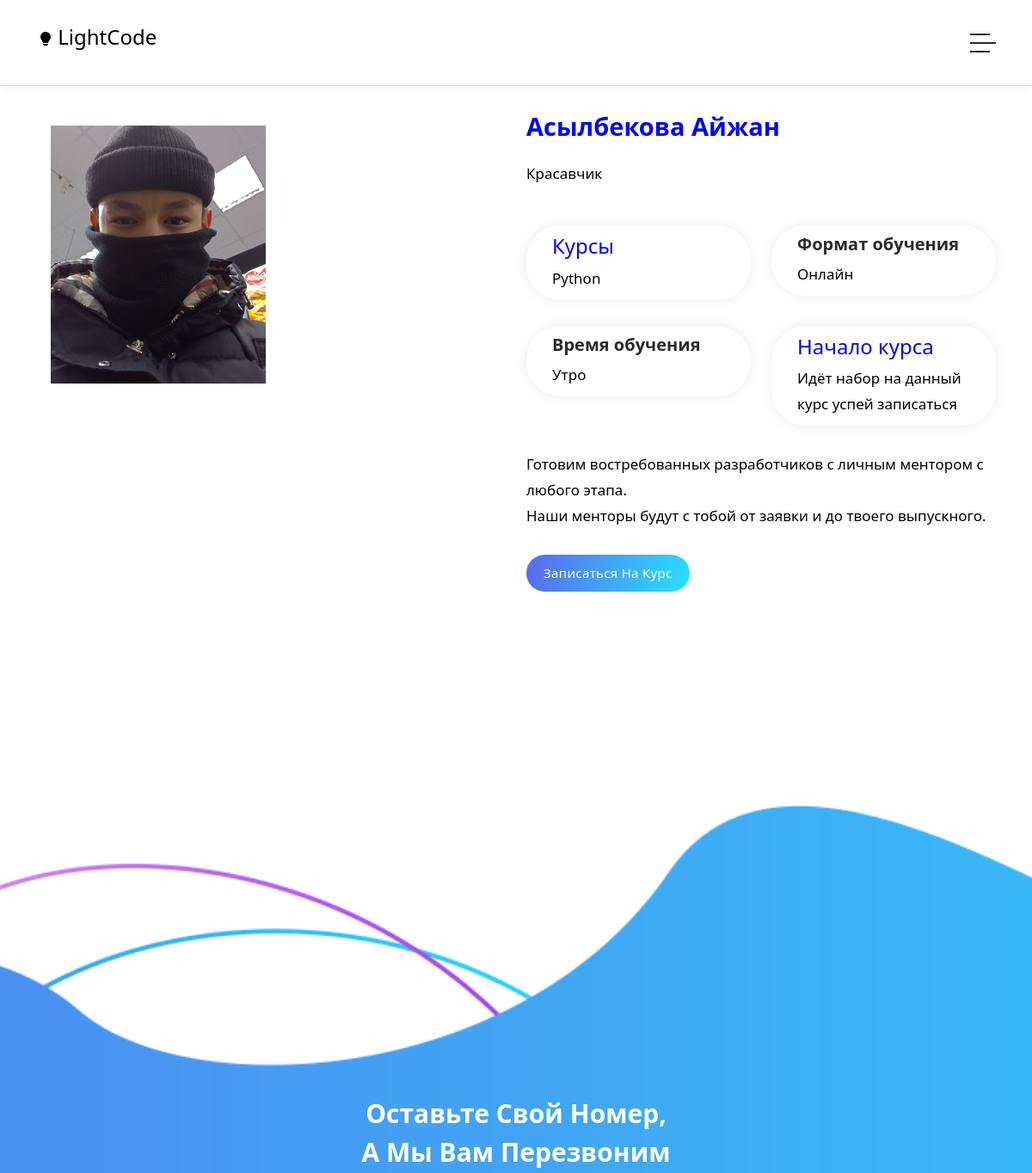
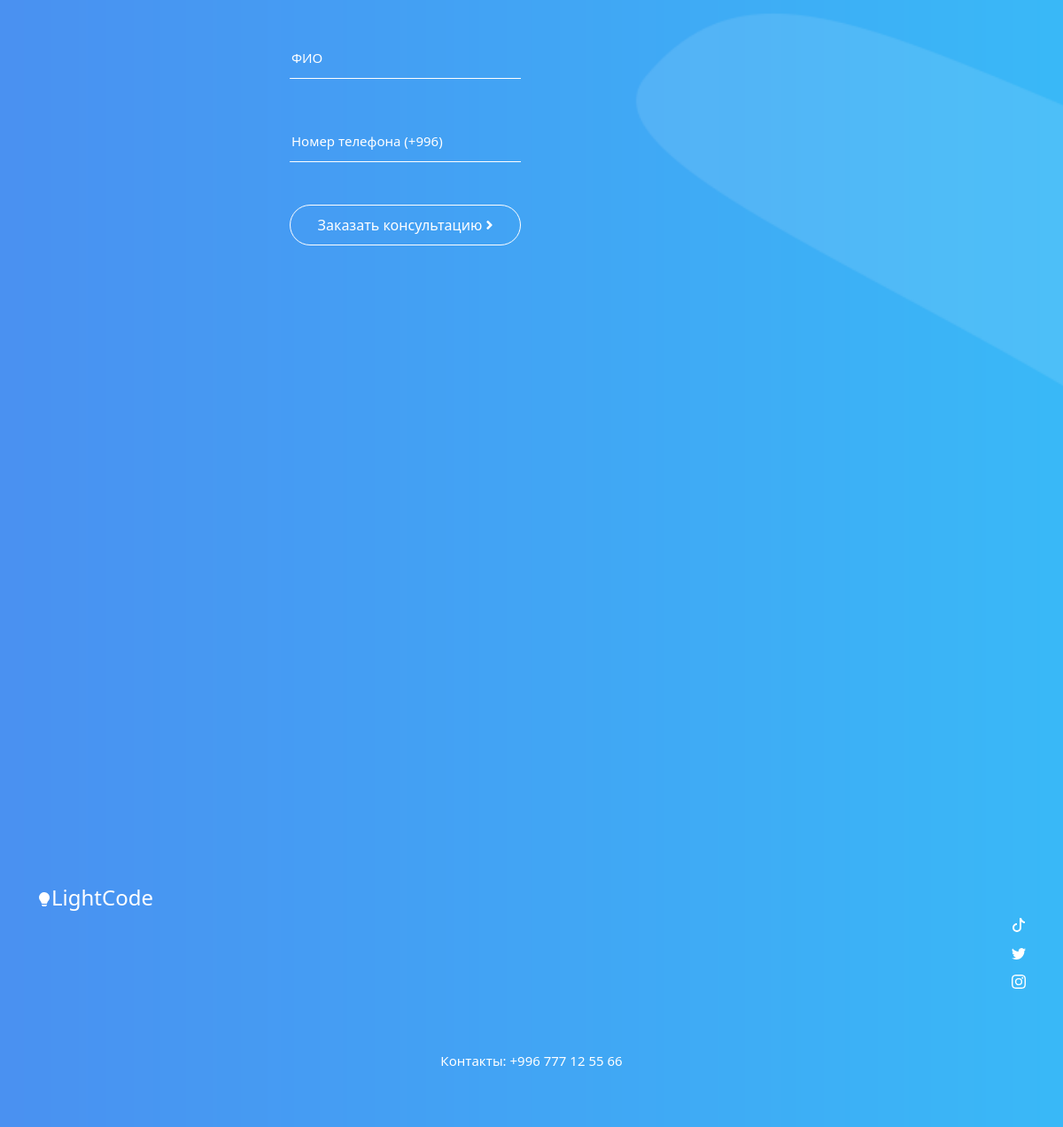
The app's page /ru/employee_detail/1/ with its own data (2 pictures, top to bottom).
### srm/models.py (models this page shows, shortened)
class Employee(models.Model):
    full_name = models.CharField(max_length=123, verbose_name='ФИО')
    image = models.ImageField(upload_to='media/image', verbose_name='Фотография')
    role = models.ForeignKey(Role, on_delete=models.CASCADE, verbose_name='Роль')
    salary = models.DecimalField(decimal_places=2, max_digits=12, default=0.00, verbose_name='Зарплата')
    description = models.TextField(verbose_name=('Описание для Лэндинга'), blank=True, null=True)
    course = models.ManyToManyField(Course, verbose_name='Курс', blank=True, null=True)
    studying_time = models.ManyToManyField(StudyingTime, verbose_name='Время обучения', blank=True, null=True)
    format = models.ManyToManyField(LearningFormat, verbose_name='Формат обучения', blank=True, null=True)
    created_date = models.DateTimeField(auto_now_add=True, verbose_name='Дата создания')
    is_active = models.BooleanField(default=True, verbose_name='Активен')
    class Meta:
        verbose_name = 'Сотрудник'
        verbose_name_plural = 'Сотрудники'

class LearningFormat(models.Model):
    title = models.CharField(max_length=50, verbose_name='Название')
    class Meta:
        verbose_name = 'Формат обучения'
        verbose_name_plural = 'Форматы обучения'

### landing/models.py (models this page shows, shortened)
class CourseForLanding(models.Model):
    title = models.CharField(max_length=123, verbose_name=('Название'))
    slug = models.SlugField()
    cover = models.ImageField(upload_to='media/image/', verbose_name=('Обложка'))
    description = models.TextField(verbose_name=('Описание о языке'))
    studying_time = models.ManyToManyField(StudyingTime, verbose_name='Время обучения')
    format = models.ManyToManyField('srm.LearningFormat', verbose_name='Формат обучения')
    additional_info = models.TextField(verbose_name='Информация о курсе', blank=True, null=True)
    teacher = models.ForeignKey('srm.Employee', on_delete=models.PROTECT, verbose_name='Ментор')
    created_date = models.DateTimeField(auto_now_add=True, verbose_name=('Дата создания'))
    is_active = models.BooleanField(default=True, verbose_name=('Активен'))
    class Meta:
        verbose_name = 'Курс для Лэндинга'
        verbose_name_plural = 'Курс для Лэндинга'

class StudyingTime(models.Model):
    title = models.CharField(max_length=50, verbose_name='Название')
    class Meta:
        verbose_name = 'Время обучения'
        verbose_name_plural = 'Время обучения'

### landing/views.py (the view)
# urls.py: path('employee_detail/<int:pk>/', views.employee_detail, name='employee_detail'),
def employee_detail(request, pk):
    employee = Employee.objects.get(pk=pk)
    course = CourseForLanding.objects.filter(teacher=employee)
    return render(request, template_name='landing/employee.html', context={'employee': employee, 'courses': course})

### landing/templates/landing/employee.html (shortened to what this page needs)
{% extends 'base.html' %}
{% load static %}
{% load i18n %}
{% block content %}
<div id="about" class="about-us section">
    <div class="container" >
      <div class="row" style="flex-direction: row-reverse;">
        <div class="col-lg-6 align-self-center">
          <div class="section-heading">
            <h4><span style="color: blue;font-size: 29px;" >{{ employee.full_name }}</span></h4>
            <img src="https://templatemo.com/templates/templatemo_570_chain_app_dev/assets/images/heading-line-dec.png" alt="">
            <p style="color: black;font-size: 17px;" >{{ employee.description }}</p>
          </div>
          <div class="row">
            <div class="col-lg-6">
              <div class="box-item">
                <h4 style="color: blue;" >{% trans 'Курсы' %}</h4>
                {% for course in courses %}
                  <p style="font-size: 17px;color: black;" >{{ course.title }}</p>
                {% endfor %}
              </div>
            </div>
            <div class="col-lg-6">
              <div class="box-item">
                <h4 style="color: blue;" ><a href="#">{% trans 'Формат обучения' %}</a></h4>
                {% for course in courses %}
                  {% for i in course.format.all %}
                    <p style="font-size: 17px;color: black;" >{{ i.title }}</p>
                  {% endfor %}
                {% endfor %}
              </div>
            </div>
            <div class="col-lg-6">
              <div class="box-item">
                <h4 style="color: blue;" ><a href="#">{% trans 'Время обучения' %}</a></h4>
                 {% for course in courses %}
                  {% for course_time in course.studying_time.all %}
                    <p style="font-size: 17px;color: black;" >{{ course_time.title }}</p>
                  {% endfor %}
                {% endfor %}
              </div>
            </div>
            <div class="col-lg-6">
              <div class="box-item">
                <h4 style="color:blue;">{% trans 'Начало курса' %}</h4>
                  <p style="font-size: 17px;color: black;" >{% trans 'Идёт набор на данный курс успей записаться' %}</p>
              </div>
            </div>
            <div class="col-lg-12">
              <p style="font-size: 17px;color: black;" >{% trans 'Готовим востребованных разработчиков с личным ментором с любого этапа.' %}<br> {% trans 'Наши менторы будут с тобой от заявки и до твоего выпускного.' %}</p>
              <div class="gradient-button">
                <a href="#newsletterr">{% trans 'Записаться на курс' %}</a>
              </div>
            </div>
          </div>
        </div>
        <div id="right-images-for-hidden" class="col-lg-6">
          <div class="right-image">
            <div class="container mt-3" style="width: 98%; height: 98%; fon-size: 10px;">
            <img src="{{ employee.image.url }}" style="width: 250px; height: 300px; object-fit: cover;" class="card-img-top" alt="...">
        </div>
          </div>
        </div>
      </div>
    </div>
  </div>
{% endblock %}

### static/css/templatemo-chain-app-dev.css (style rules this page uses)
html, body, div, span, applet, object, iframe, h1, h2, h3, h4, h5, h6, p, blockquote, div pre, a, abbr, acronym, address, big, cite, code, del, dfn, em, font, img, ins, kbd, q, s, samp, small, strike, strong, sub, sup, tt, var, b, u, i, center, dl, dt, dd, ol, ul, li, figure, header, nav, section, article, aside, footer, figcaption { margin: 0; padding: 0; border: 0; outline: 0; }
* { box-sizing: border-box; }
html, body { font-family: 'Roboto', sans-serif; font-weight: 400; background-color: #fff; -ms-text-size-adjust: 100%; -webkit-font-smoothing: antialiased; -moz-osx-font-smoothing: grayscale; }
a { text-decoration: none !important; }
h1, h2, h3, h4, h5, h6 { margin-top: 0px; margin-bottom: 0px; }
p { font-size: 15px; line-height: 30px; font-weight: 300; color: #afafaf; }
img { width: 100%; overflow: hidden; }
html, body { background: #fff; font-family: 'Roboto', sans-serif; }
.section-heading { position: relative; z-index: 2; }
.section-heading h4 { color: #2a2a2a; font-size: 30px; font-weight: 700; text-transform: capitalize; margin-bottom: 10px; }
.section-heading img { width: 45px; height: 2px; }
.section-heading p { margin-top: 10px; }
.gradient-button a { display: inline-block !important; padding: 10px 20px !important; color: #fff !important; text-transform: capitalize; font-size: 15px; background: rgb(19,175,240); background: linear-gradient(105deg, rgba(91,104,235,1) 0%, rgba(40,225,253,1) 100%); border-radius: 23px; font-weight: 500 !important; letter-spacing: 0.3px !important; transition: all .5s; }
.about-us { padding-top: 130px; position: relative; }
.about-us .section-heading { margin-bottom: 45px; }
.about-us .section-heading, .about-us .box-item, .about-us p, .about-us .box-item .gradient-button, .about-us .box-item span { position: relative; z-index: 1; }
.about-us .box-item { box-shadow: 0px 0px 15px rgba(0,0,0,0.07); padding: 10px 30px; background-color: #fff; border-radius: 40px; margin-bottom: 30px; }
.about-us .box-item h4 a { font-size: 20px; font-weight: 700; margin-top: 8px; color: #2a2a2a; transition: all .3s; }
.about-us .box-item p { margin-bottom: 0px; }
.about-us .gradient-button { margin-top: 30px; margin-bottom: 10px; }
.about-us span { font-size: 14px; color: #7a7a7a; }
.about-us .right-image { position: relative; z-index: 1; }

### records on screen
Employee: full_name "Асылбекова Айжан", description "Красавчик", image (picture)
CourseForLanding: title "Python"
LearningFormat: title "Онлайн"
StudyingTime: title "Утро"
